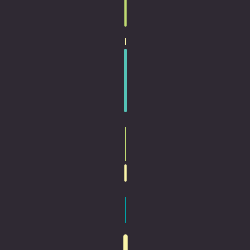
Frame 1 (no input)
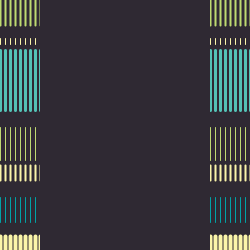
Frame 60 (the mouse pressed at the canvas centre just before this capture)
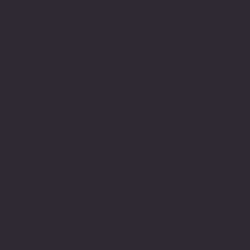
Frame 120 (the mouse held since frame 60 and released just before this capture)

The Processing sketch that drew these frames (run headless with seeded random() and noise(); from frame 60 on, the mouse is pressed at the canvas centre):

// Processing sketch: processing_18690
// ── processing_18690.pde

float a = 125;
float b = 125;
float c = 0;

void setup(){
  size(250,250);
  smooth();
  background(#2F2933);
  frameRate(15);
}

void draw(){
  stroke(#BFDA71);
  strokeWeight(2);
  line(a,-5,a,25);
  line(b,-5,b,25);
  
  stroke(#FBF5A9);
  strokeWeight(1);
  line(a,38,a,44);
  line(b,38,b,44);
  
  stroke(#54C2B6);
  strokeWeight(3);
  line(a,50,a,110);
  line(b,50,b,110);  
  
  stroke(#BFDA71);
  strokeWeight(1);
  line(a,127,a,160);
  line(b,127,b,160);
  
  stroke(#FBF5A9);  
  strokeWeight(2);
  line(a,165,a,180);
  line(b,165,b,180);
  
  stroke(#00A2A6);  
  strokeWeight(1);
  line(a,197,a,222);
  line(b,197,b,222);
  
  stroke(#FBF5A9);
  strokeWeight(4);
  line(a,236,a,255);
  line(b,236,b,255);
  
  a -= 5;
  b += 5;
  
  if(a < 0){
    noStroke();
    fill(#2F2933);
    rectMode(CENTER);
    rect(125,125,c,255);
    c+=5;    
  }   
}
